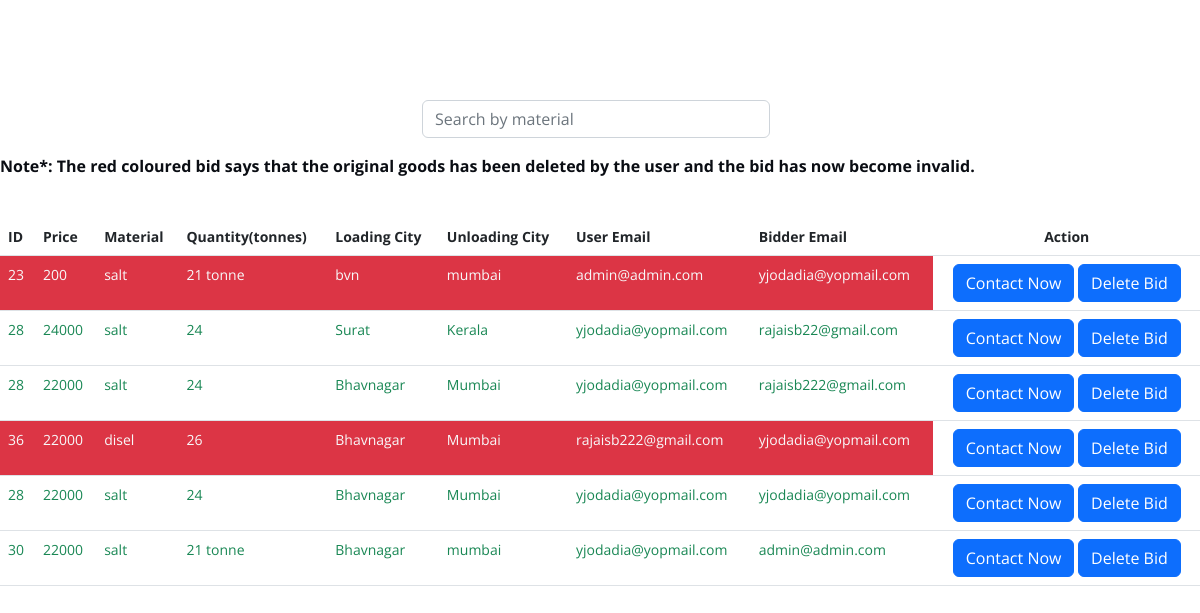
/admin/truckbid.php (signed in), run on the app's committed database.
### tables this page shows
CREATE TABLE `truckbid` (
  `tid` int(5) NOT NULL,
  `id` int(5) NOT NULL,
  `price` int(6) NOT NULL,
  `material` varchar(30) NOT NULL,
  `quan` varchar(25) NOT NULL,
  `lcity` varchar(50) NOT NULL,
  `unlcity` varchar(50) NOT NULL,
  `email` varchar(40) NOT NULL,
  `biddermail` varchar(40) NOT NULL
);

### admin/truckbid.php (the view, shortened to what this page needs)
<?php
	include("header.php");
    $table=mysqli_query($conn,"select * from truckbid");
?>
<br/>
<br/><br/><br/>
<div class='container mb-3 mt-1'>
    <div class="row">
    <div class="col-4"></div>
        <div class="col-4">
            <form class="d-flex" role="search">
                <input class="form-control me-2" onkeyup="showHint(this.value)" type="search" name="search" id="search" placeholder="Search by material" aria-label="Search">
            </form>
        </div>
        <div class="col-4"></div>
    </div>
</div>
<p><b>Note*: The red coloured bid says that the original goods has been deleted by the user and the bid has now become invalid.</b></p><br/>
<table class="table" style="font-size: 14px;" id="data">
   <tr>
     <th>ID</th>
     <th>Price</th>
     <th>Material</th>
     <th>Quantity(tonnes)</th>
     <th>Loading City</th>
     <th>Unloading City</th>
     <th>User Email</th>
     <th>Bidder Email</th>
     <th class='text-center'>Action</th>
    </tr>
<?php
    while($row=mysqli_fetch_array($table))
    {
        echo"<tr>";
        $trucktab=mysqli_query($conn,"select * from truck where id=$row[id]");
        if(mysqli_num_rows($trucktab)>0)
        {
          echo "<td class='text-success'>$row[id]</td>";
          echo "<td class='text-success'>$row[price]</td>";
          echo "<td class='text-success'>$row[material]</td>";
          echo "<td class='text-success'>$row[quan]</td>";
          echo "<td class='text-success'>$row[lcity]</td>";
          echo "<td class='text-success'>$row[unlcity]</td>";
          echo "<td class='text-success'>$row[email]</td>";
          echo "<td class='text-success'>$row[biddermail]</td>";
        }
        else
        {
          echo "<td class='text-light bg-danger'>$row[id]</td>";
          echo "<td class='text-light bg-danger'>$row[price]</td>";
          echo "<td class='text-light bg-danger'>$row[material]</td>";
          echo "<td class='text-light bg-danger'>$row[quan]</td>";
          echo "<td class='text-light bg-danger'>$row[lcity]</td>";
          echo "<td class='text-light bg-danger'>$row[unlcity]</td>";
          echo "<td class='text-light bg-danger'>$row[email]</td>";
          echo "<td class='text-light bg-danger'>$row[biddermail]</td>";
        }
        echo "<td class='text-center'><a href='mailto:$row[biddermail]' class='btn btn-primary'>Contact Now</a> <a href='tbiddelete.php?id=$row[0]' onclick='return remove()' class='btn btn-primary'>Delete Bid</a></td>";
        echo "</tr>";
    }
 ?>
</table>

### assets/css/main.css (style rules this page uses)
:root { --font-default: "Open Sans", system-ui, -apple-system, "Segoe UI", Roboto, "Helvetica Neue", Arial, "Noto Sans", "Liberation Sans", sans-serif, "Apple Color Emoji", "Segoe UI Emoji", "Segoe UI Symbol", "Noto Color Emoji"; --font-primary: "Inter", sans-serif; --font-secondary: "Poppins", sans-serif; }
:root { --color-default: #0a0d13; --color-primary: #0d42ff; --color-secondary: #0e1d34; }
:root { scroll-behavior: smooth; }
a { color: var(--color-primary); text-decoration: none; }

### data on the page
truckbid: id "23", price "200", material "salt", quan "21 tonne", lcity "bvn", unlcity "mumbai", email "admin@admin.com", biddermail "yjodadia@yopmail.com"
truckbid: id "28", price "24000", material "salt", quan "24", lcity "Surat", unlcity "Kerala", email "yjodadia@yopmail.com", biddermail "rajaisb22@gmail.com"
truckbid: id "28", price "22000", material "salt", quan "24", lcity "Bhavnagar", unlcity "Mumbai", email "yjodadia@yopmail.com", biddermail "rajaisb222@gmail.com"
truckbid: id "36", price "22000", material "disel", quan "26", lcity "Bhavnagar", unlcity "Mumbai", email "rajaisb222@gmail.com", biddermail "yjodadia@yopmail.com"
truckbid: id "28", price "22000", material "salt", quan "24", lcity "Bhavnagar", unlcity "Mumbai", email "yjodadia@yopmail.com", biddermail "yjodadia@yopmail.com"
truckbid: id "30", price "22000", material "salt", quan "21 tonne", lcity "Bhavnagar", unlcity "mumbai", email "yjodadia@yopmail.com", biddermail "admin@admin.com"
